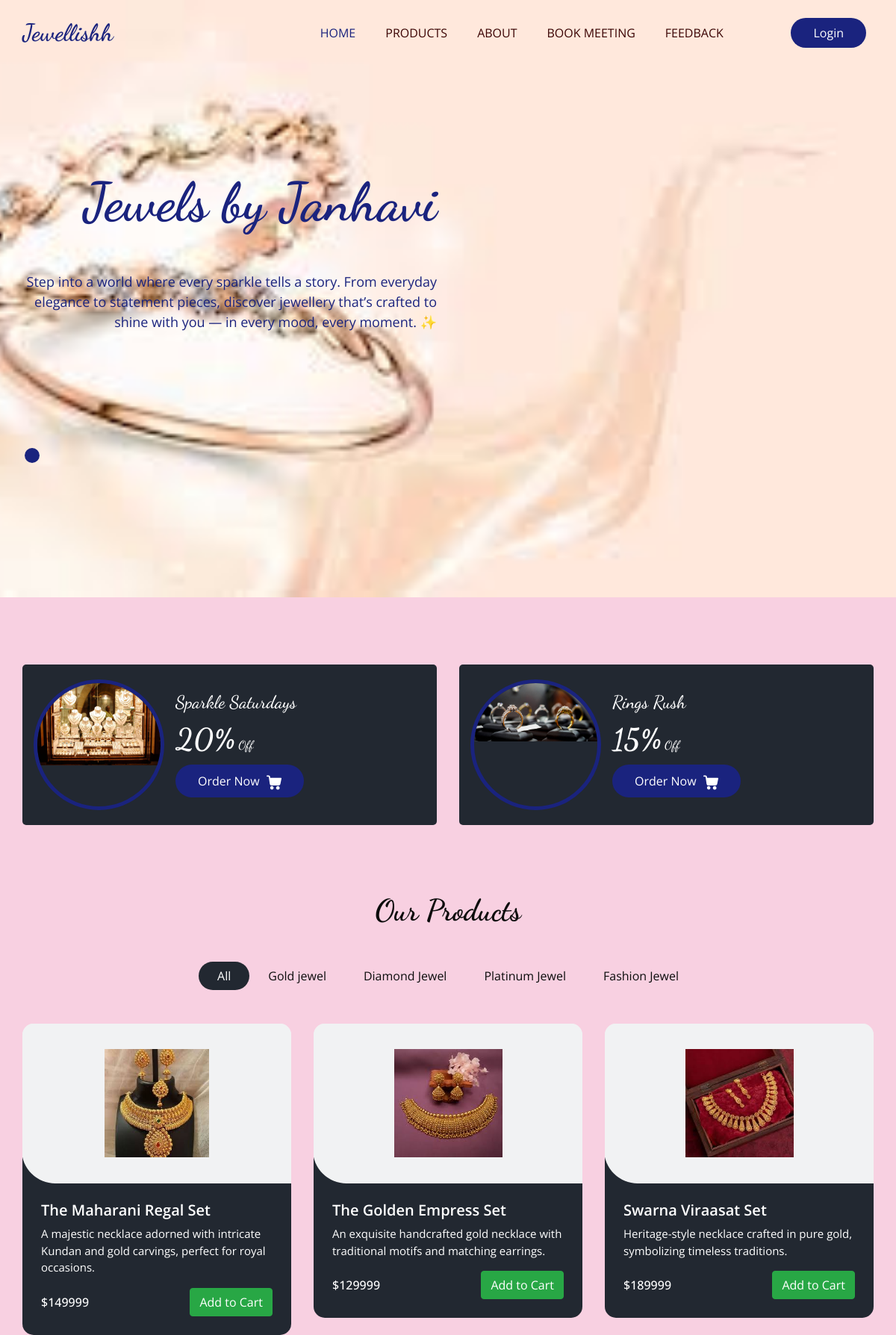
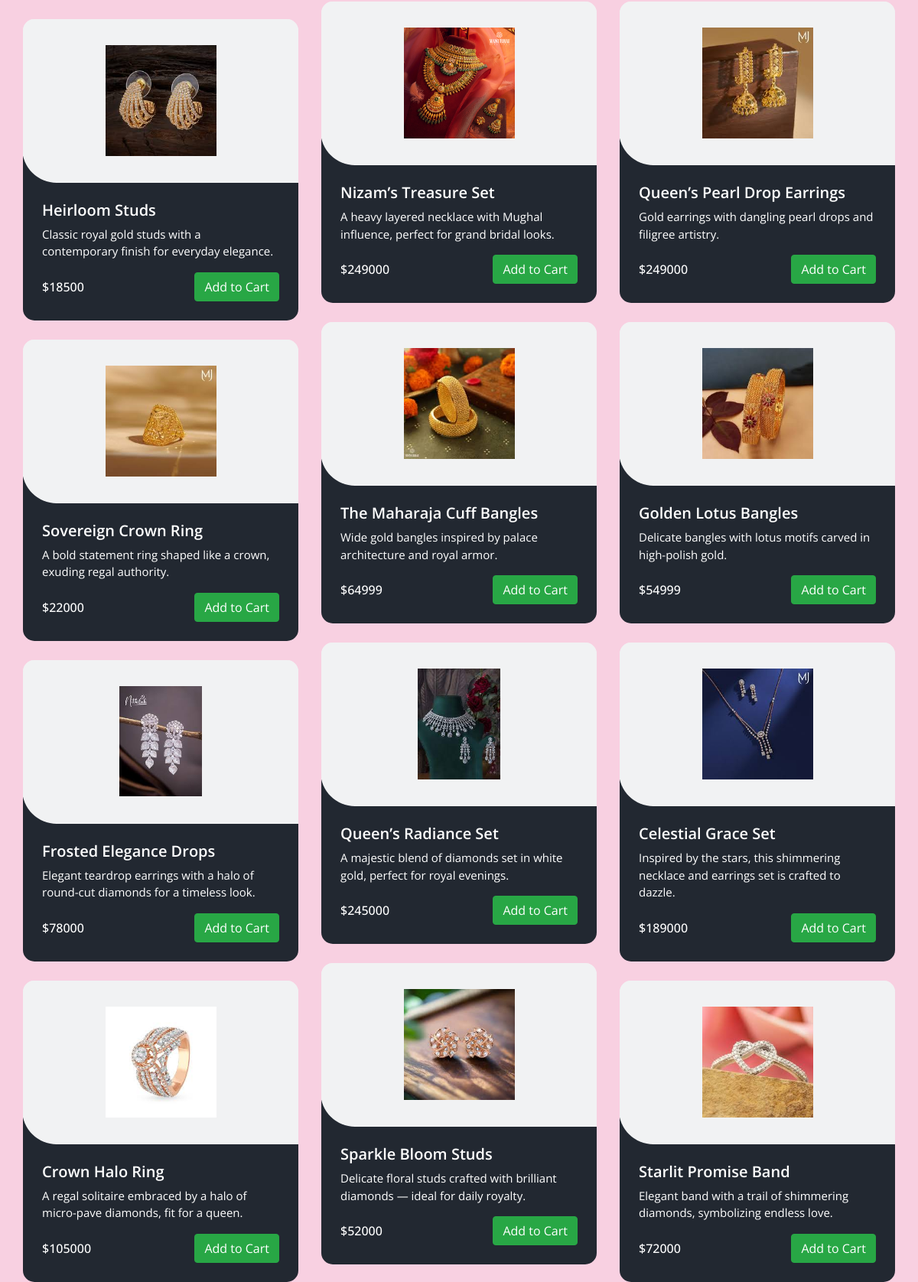
The page / (upper part) on the database its author committed (2 pictures, top to bottom).
### Base_App/models.py (models this page shows, shortened)
class ItemList(models.Model):
    Category_name = models.CharField(max_length=15)
    def __str__(self):
        return self.Category_name

class Items(models.Model):
    Item_name = models.CharField(max_length=40)
    description = models.TextField(blank=False)
    Price = models.IntegerField()
    Category = models.ForeignKey(ItemList, related_name='Name', on_delete=models.CASCADE)
    Image = models.ImageField(upload_to='items/')

### Base_App/views.py (the view)
# urls.py: path('', HomeView, name='Home'),
def HomeView(request):
    items =  Items.objects.all()
    list = ItemList.objects.all()
    review = Feedback.objects.all().order_by('-id')[:5]
    return render(request, 'home.html',{'items': items, 'list': list, 'review': review})

### Template/home.html (shortened to what this page needs)
{% extends "base.html" %}
{% block home_status %}active{% endblock home_status %}
{% load static %}
{% block slider %}
    <section class="slider_section ">
      <div id="customCarousel1" class="carousel slide" data-ride="carousel">
        <div class="carousel-inner">
          <div class="carousel-item active">
            <div class="container ">
              <div class="row">
                <div class="col-md-7 col-lg-6 ">
                  <div class="detail-box">
                    <h1>
                      Jewels by Janhavi
                    </h1>
                    <p>
                    Step into a world where every sparkle tells a story. From everyday elegance to statement pieces, discover jewellery that’s crafted to shine with you — in every mood, every moment. ✨
                    </p>
                  </div>
                </div>
              </div>
            </div>
          </div>
        </div>
        <div class="container">
          <ol class="carousel-indicators">
            <li data-target="#customCarousel1" data-slide-to="0" class="active"></li>
          </ol>
        </div>
      </div>
    </section>
    {% endblock slider %}
{% block main %}
  <section class="offer_section layout_padding-bottom">
    <div class="offer_container">
      <div class="container ">
        <div class="row">
          <div class="col-md-6  ">
            <div class="box ">
              <div class="img-box">
                <img src="{% static 'images/o2.jpg' %}" alt="">
              </div>
              <div class="detail-box">
                <h5>
                  Sparkle Saturdays
                </h5>
                <h6>
                  <span>20%</span> Off
                </h6>
                <a href="">
                  Order Now
                </a>
              </div>
            </div>
          </div>
          <div class="col-md-6  ">
            <div class="box ">
              <div class="img-box">
                <img src="{% static 'images/o1.jpg' %}" alt="">
              </div>
              <div class="detail-box">
                <h5>
                  Rings Rush
                </h5>
                <h6>
                  <span>15%</span> Off
                </h6>
                <a href="">
                  Order Now
                </a>
              </div>
            </div>
          </div>
        </div>
      </div>
    </div>
  </section>
  <section class="food_section layout_padding-bottom">
    <div class="container">
      <div class="heading_container heading_center">
        <h2>
          Our Products
        </h2>
      </div>
      <ul class="filters_menu">
        <li class="active" data-filter="*">All</li>
        {% for i in list %}
        <li data-filter=".{{i.Category_name}}">{{i.Category_name}}</li>
        {% endfor %}
      </ul>
      <div class="filters-content">
        <div class="row grid">
          {% for j in items %}
          <div class="col-sm-6 col-lg-4 all {{j.Category}}">
            <div class="box">
              <div>
                <div class="img-box">
                  <img src="/media/{{j.Image}} " alt="{{j.Image}}">
                </div>
                <div class="detail-box">
                  <h5>
                    {{j.Item_name}}
                  </h5>
                  <p>
                    {{j.description}}
                  </p>
                  <div class="options">
                    <h6>
                      ${{j.Price}}
                    </h6>
                    <button class="btn btn-success add-to-cart" data-item-id="{{j.id}}" data-item-name="{{j.Item_name}}" data-item-price="{{j.Price}}">
                      Add to Cart
                    </button>
                  </div>
                </div>
              </div>
            </div>
          </div>
          {% endfor %}
        </div>
      </div>
    </div>
  </section>
{% endblock main %}

### Template/base.html (shortened to what this page needs)
<!DOCTYPE html>
<html>
{% load static %}
<head>
  <link rel="stylesheet" type="text/css" href="{% static 'css/bootstrap.css' %}" />
  <link rel="stylesheet" type="text/css" href="https://cdnjs.cloudflare.com/ajax/libs/OwlCarousel2/2.3.4/assets/owl.carousel.min.css" />
  <link rel="stylesheet" href="https://cdnjs.cloudflare.com/ajax/libs/jquery-nice-select/1.1.0/css/nice-select.min.css" />
  <link href="{% static 'css/font-awesome.min.css' %}" rel="stylesheet" />
  <link href="{% static 'css/style.css' %}" rel="stylesheet" />
  <link href="{% static 'css/responsive.css' %}" rel="stylesheet" />
</head>
<body {% block class %}{% endblock class %}>
  <div class="hero_area">
    <div class="bg-box">
      <img src="{% static 'images/hero-bg.jpg' %}" alt="">
    </div>
    <header class="header_section">
      <div class="container">
        <nav class="navbar navbar-expand-lg custom_nav-container ">
          <a class="navbar-brand" href="{% url "Home" %}">
            <span>
              Jewellishh
            </span>
          </a>
          <div class="collapse navbar-collapse" id="navbarSupportedContent">
            <ul class="navbar-nav  mx-auto ">
              <li class="nav-item {% block home_status %}{% endblock home_status %}">
                <a class="nav-link" href="{% url "Home" %}">Home <span class="sr-only">(current)</span></a>
              </li>
              <li class="nav-item {% block menu_status %}{% endblock menu_status %}">
                <a class="nav-link " href="{% url "Menu" %}">Products</a>
              </li>
              <li class="nav-item {% block about_status %}{% endblock about_status %}">
                <a class="nav-link" href="{% url "About" %}">About</a>
              </li>
              <li class="nav-item {% block table_status %}{% endblock table_status %}">
                <a class="nav-link" href="{% url "Book_Table" %}">Book Meeting</a>
              </li>
              <li class="nav-item {% block feedback_status %}{% endblock feedback_status %}">
                <a class="nav-link" href="{% url "Feedback_Form" %}">Feedback</a>
              </li>
            </ul>
            <div class="user_option">
              <div class="user_option">
                {% if user.is_authenticated %}
                  <span style="background-color: #1a237e; color: #000; padding: 5px 10px; border-radius: 5px; font-weight: bold;">
                    {{ user.username }}
                  </span>
                  <a href="{% url 'logout' %}" class="btn btn-secondary">Logout</a>
                  <button id="cart-button" class="btn btn-primary">
                    <i class="fa fa-shopping-cart"></i> Cart
                  </button>
                {% else %}
                  <a href="{% url 'login' %}" class="btn order_online">Login</a>
                {% endif %}
              </div>
            </div>
          </div>
        </nav>
      </div>
    </header>
    {% block slider %}{% endblock slider %}
  </div>
 {% block main %}{% endblock main %}
</body>
</html>

### Static/css/responsive.css (style rules this page uses)
@media (min-width: 1200px) { .container { max-width: 1170px; } }

### rows shown on the page
ItemList: Category_name "Gold jewel"
ItemList: Category_name "Diamond Jewel"
ItemList: Category_name "Platinum Jewel"
ItemList: Category_name "Fashion Jewel"
Items: Image (picture), Item_name "The Maharani Regal Set", description "A majestic necklace adorned with intricate Kundan and gold carvings, perfect for royal occasions.", Price "149999"
Items: Image (picture), Item_name "The Golden Empress Set", description "An exquisite handcrafted gold necklace with traditional motifs and matching earrings.", Price "129999"
Items: Image (picture), Item_name "Swarna Viraasat Set", description "Heritage-style necklace crafted in pure gold, symbolizing timeless traditions.", Price "189999"
Items: Image (picture), Item_name "Nizam’s Treasure Set", description "A heavy layered necklace with Mughal influence, perfect for grand bridal looks.", Price "249000"
Items: Image (picture), Item_name "Queen’s Pearl Drop Earrings", description "Gold earrings with dangling pearl drops and filigree artistry.", Price "249000"
Items: Image (picture), Item_name "Heirloom Studs", description "Classic royal gold studs with a contemporary finish for everyday elegance.", Price "18500"
Items: Image (picture), Item_name "The Maharaja Cuff Bangles", description "Wide gold bangles inspired by palace architecture and royal armor.", Price "64999"
Items: Image (picture), Item_name "Golden Lotus Bangles", description "Delicate bangles with lotus motifs carved in high-polish gold.", Price "54999"
Items: Image (picture), Item_name "Sovereign Crown Ring", description "A bold statement ring shaped like a crown, exuding regal authority.", Price "22000"
Items: Image (picture), Item_name "Queen’s Radiance Set", description "A majestic blend of diamonds set in white gold, perfect for royal evenings.", Price "245000"
Items: Image (picture), Item_name "Celestial Grace Set", description "Inspired by the stars, this shimmering necklace and earrings set is crafted to dazzle.", Price "189000"
Items: Image (picture), Item_name "Frosted Elegance Drops", description "Elegant teardrop earrings with a halo of round-cut diamonds for a timeless look.", Price "78000"
Items: Image (picture), Item_name "Sparkle Bloom Studs", description "Delicate floral studs crafted with brilliant diamonds — ideal for daily royalty.", Price "52000"
Items: Image (picture), Item_name "Crown Halo Ring", description "A regal solitaire embraced by a halo of micro-pave diamonds, fit for a queen.", Price "105000"
Items: Image (picture), Item_name "Starlit Promise Band", description "Elegant band with a trail of shimmering diamonds, symbolizing endless love.", Price "72000"
